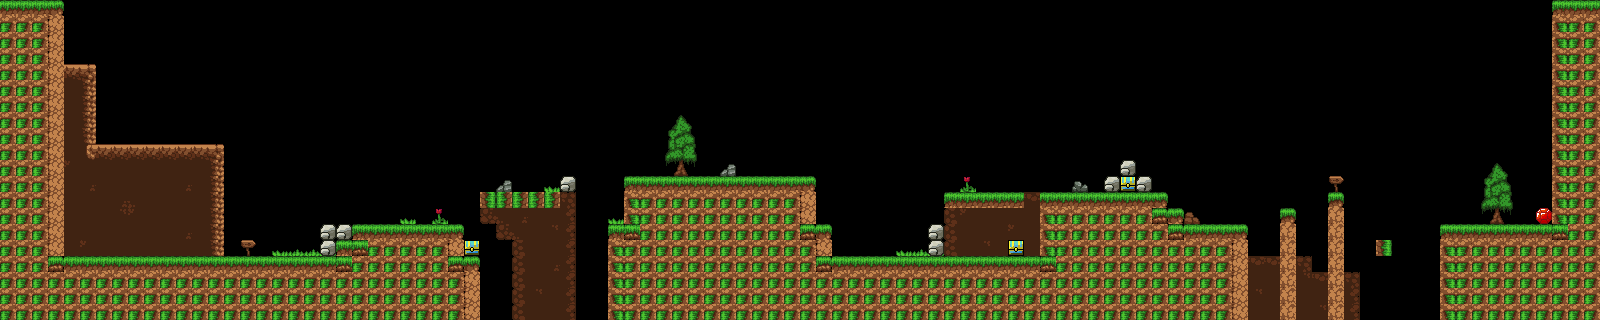

Tiled map render using the project's own tile images. Description and the map definition, with tile-layer contents summarised, below:
An orthogonal 100x20 tile map with 16x16 px tiles, 3 tile layers (BackMap, TileMap, ObjectsMap), 3 tilesets.

<map version="1.10" tiledversion="1.11.0" orientation="orthogonal" renderorder="right-down" width="100" height="20" tilewidth="16" tileheight="16" infinite="0" nextlayerid="5" nextobjectid="1">
 <editorsettings>
  <export target="../PraciceTileMapping2..csv" format="csv" />
 </editorsettings>
 <tileset firstgid="1" source="BackTiles.tsx" />
 <tileset firstgid="57" source="MapTiles.tsx" />
 <tileset firstgid="81" source="ObjectSprites.tsx" />
 <layer id="2" name="BackMap" width="100" height="20">
  <data>[2000 cells, 225 non-empty, 35 distinct tile ids]</data>
 </layer>
 <layer id="1" name="TileMap" width="100" height="20">
  <data>[2000 cells, 596 non-empty, 13 distinct tile ids]</data>
 </layer>
 <layer id="4" name="ObjectsMap" width="100" height="20">
  <data>[2000 cells, 13 non-empty, 3 distinct tile ids]</data>
 </layer>
</map>